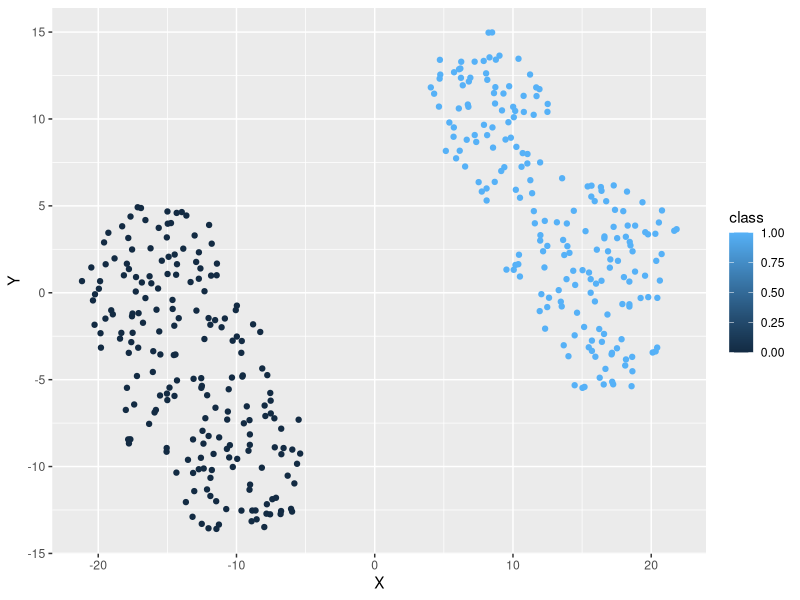

The R source for this figure:
## ---- chunk 1
library(ggplot2)
library(dplyr)
library(Rtsne)
library(cluster)
#####

a_1 <- rnorm(200, mean = 20, sd = 2)
a_2 <- rnorm(200, mean = 272, sd = 5)
a_3 <- rnorm(200, mean = 62, sd = 3)
a_4 <- rnorm(200, mean = 600, sd = 9)
a_5 <- rnorm(200, mean = 209, sd = 5)
a_y <- rep(1, 200)


b_1 <- rnorm(200, mean = -20, sd = 32)
b_2 <- rnorm(200, mean = 23, sd = 5)
b_3 <- rnorm(200, mean = -32, sd = 31)
b_4 <- rnorm(200, mean = 5670, sd = 93)
b_5 <- rnorm(200, mean = 19283, sd = 59)
b_y <- rep(0, 200)


data <- data.frame(first = c(a_1, b_1),
                   second = c(a_2, b_2),
                   third = c(a_3, b_3),
                   fourth = c(a_4, b_4),
                   fifth = c(a_5, b_5),
                   class = c(a_y, b_y))



data_gower <- daisy(data %>% select(-class))

set.seed(1337)
tsne_obj_test <- Rtsne(data_gower, is_distance = TRUE)

tsne_data <- tsne_obj_test$Y %>%
  data.frame() %>%
  setNames(c("X", "Y"))

tsne_data$class <- data$class

ggplot(aes(x = X, y = Y), data = tsne_data) +
  geom_point(aes(color = class))
